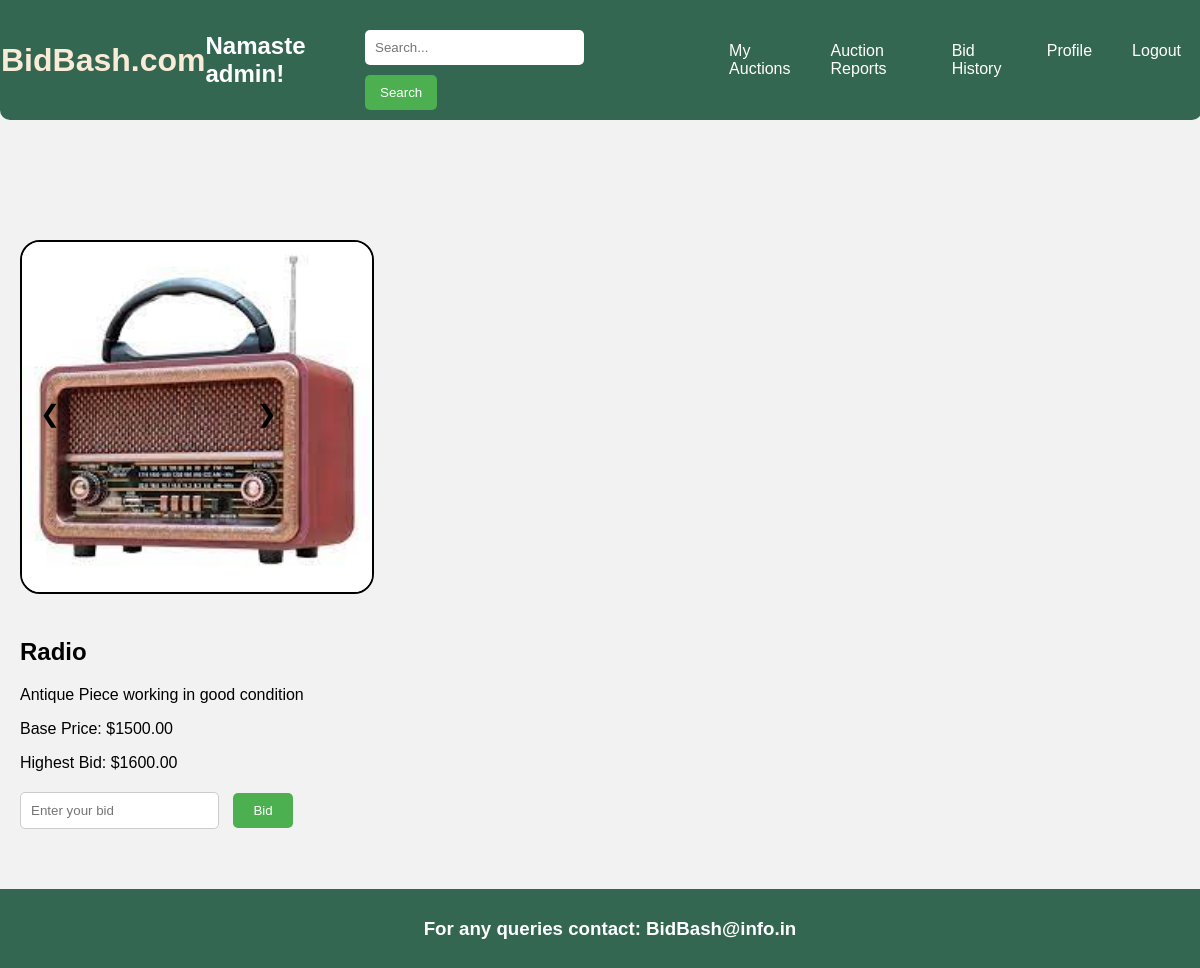
/item/10/ (signed in), run on an earlier commit of the app's database.
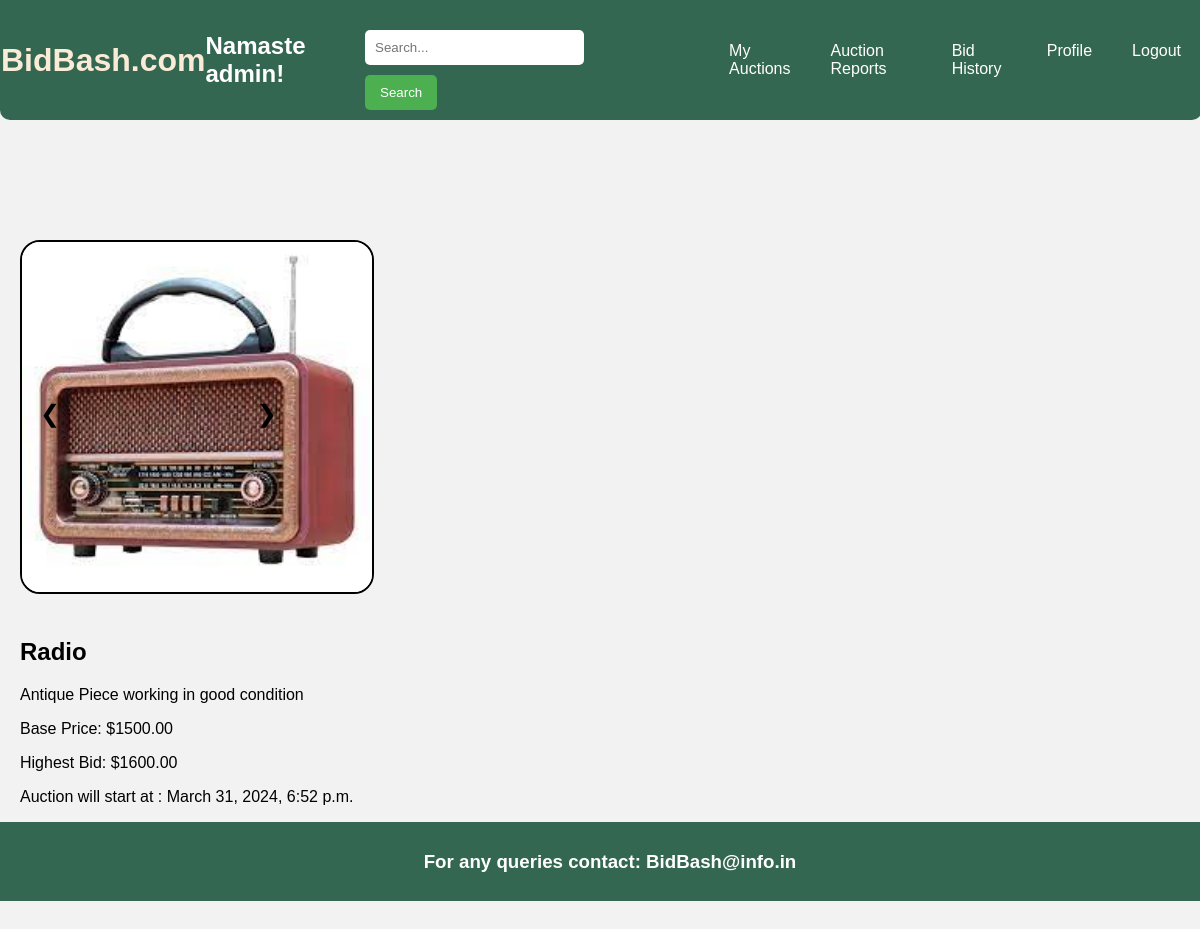
And on a later commit of the database.
### myapp/models.py (models this page shows, shortened)
class User(AbstractUser):
    contact_no = models.IntegerField(null=True)
    email = models.EmailField(max_length=254)
    first_name = models.CharField(max_length=30)
    last_name = models.CharField(max_length=30)

class Image(models.Model):
    item = models.ForeignKey(AuctionItem, on_delete=models.CASCADE)
    image = models.ImageField(upload_to='images/')

class AuctionItem(models.Model):
    name = models.CharField(max_length=100)
    description = models.TextField()
    category = models.CharField(max_length=100)
    seller = models.ForeignKey(User, on_delete=models.CASCADE)
    base_price = models.DecimalField(max_digits=10, decimal_places=2)
    start_time = models.DateTimeField()
    end_time = models.DateTimeField()
    highest_bid = models.DecimalField(max_digits=10, decimal_places=2, default=0)  # Set default value

### myapp/views.py (the view)
# urls.py: path('item/<int:item_id>/', views.item, name='item'),
def item(request, item_id):
    item = get_object_or_404(AuctionItem, pk=item_id)
    images = Image.objects.filter(item=item)
    current_time = timezone.now()
    return render(request, 'show.html', {'item': item, 'images': images, 'current_time': current_time})  # Pass images to the template

### templates/show.html (shortened to what this page needs)
{% extends 'base.html' %}
{% load static %}
{% block body %}
    {% if user.is_authenticated %}
                <div class="product-showcase">
                    <div class="product-images" style="position: relative; overflow: hidden;">
                        <div id="carousel" class="carousel" style="display: flex; transition: transform 10000s ease;">
                            {% for image in images %}
                            <div class="slide" style="flex: 0 0 auto; width: 100%;">
                                <img src="{{ image.image.url }}" alt="Product Image" class="carousel-image" style="max-width: 350px; height: auto; max-height: 470px; border-radius: 20px; border: 2px solid black;">
                            </div>
                            {% endfor %}
                            <button id="prevBtn" class="prev" onclick="moveSlide(-1)" style="position: absolute; top: 50%; left: 10px; transform: translateY(-50%); background-color: transparent; color: black; border: none; cursor: pointer; font-size: 24px; z-index: 1;">❮</button>
                            <button id="nextBtn" class="next" onclick="moveSlide(1)" style="position: absolute; top: 50%; right: 77%; transform: translateY(-50%); background-color: transparent; color: black; border: none; cursor: pointer; font-size: 24px; z-index: 1;">❯</button>
                        </div>
                    </div>
                    </div>
                    <div class="product-details">
                        <h2 class="product-name">{{ item.name }}</h2>
                        <p class="description">{{ item.description }}</p>
                        <p class="base-price">Base Price: ${{ item.base_price }}</p>
                        <p class="highest-bid">Highest Bid: ${{ item.highest_bid }}</p>
                        {% if current_time < item.start_time %}
                            <p>Auction will start at : {{ item.start_time }}</p>
                        {% else %}
                            {% if current_time > item.end_time %}
                                <p>Auction ended at : {{ item.end_time }}</p>
                            {% else %}
                                <div class="bid-form">
                                    <form method="post" action="{% url 'handle_bid' auction_id=item.id %}">
                                        <input type="number" name="bid_amount" placeholder="Enter your bid" required>
                                        <button type="submit">Bid</button>
                                    </form>
                                </div>
                            {% endif %}
                    </div>
                </div>
        {% endif %}
    {% else %}
        <script type="text/javascript">
            window.location.href = "{% url 'login' %}";
        </script>
    {% endif %}
{% endblock %}

### templates/base.html (shortened to what this page needs)
<!DOCTYPE html>
<html lang="en">
<head>
    {% load static %}
    <link rel="stylesheet" href="{% static 'styles.css' %}">
</head>
<body>
    <header>
        <a href="{% url 'home' %}" style="text-decoration:none; color: antiquewhite;"><h1>BidBash.com</h1></a>
        {% if user.is_authenticated %}
        <h2>Namaste {{ user.username }}!</h2>
        {% endif %}
        <div class="search-bar">
            <form action="{% url 'search_products' %}" method="GET">
                <input type="text" name="q" placeholder="Search...">
                <button type="submit">Search</button>
            </form>
        </div>
        <div class="menu">
            <a class="menu-icon" href="{% url 'my_auctions' %}">My Auctions</a>
            <a class="menu-icon" href="{% url 'auction_reports' %}">Auction Reports</a>
            <a class="menu-icon" href="{% url 'bid_history' %}">Bid History</a>
            <a class="menu-icon" href="{% url 'profile' %}">Profile</a>
            <a class="menu-icon" href="{% url 'logout' %}">Logout</a>
        </div>
    </header>
    <div class="content">
        {% block body %}
        {% endblock body %}
    </div>
    <footer>
        <h3>For any queries contact: BidBash@info.in</h3>
    </footer>
</body>
</html>

### static/styles.css (style rules this page uses)
body { font-family: Arial, sans-serif; margin: 0; padding: 0; background-color: #f2f2f2; min-height: 100vh; position: relative; }
header { background-color: #346751; color: #fff; border-radius: 0 0 10px 10px; padding: 10px 1px; display: flex; justify-content: space-between; align-items: center; position: fixed; top: 0; left: 0; width: 100%; z-index: 1000; }
.content { padding-top: 150px; padding-bottom: 60px; }
.search-bar { display: flex; width: 400px; }
.search-bar input[type="text"] { padding: 10px; width: 70%; border: none; border-radius: 5px; margin-right: 10px; }
.search-bar button { padding: 10px 15px; background-color: #4CAF50; color: white; border: none; border-radius: 5px; cursor: pointer; }
.menu { display: flex; }
.menu-icon { text-decoration: none; margin-left: 20px; margin-right: 20px; color: #fff; }
footer { position: absolute; bottom: 0; width: 100%; background-color: #346751; color: #fff; padding: 10px; text-align: center; }
.slide { min-width: 1520px; }
img { margin-top: 10px; width: 100%; height: 50%; border-radius: 20px; }
.prev, .next { position: absolute; top: 40%; transform: translateY(-50%); background-color: rgba(253, 253, 253, 0.5); color: white; border: 4px black; border-radius: 40%; cursor: pointer; padding: 10px; z-index: 1; }
.prev { left: 0; }
.next { right: 0; }
.product-name { font-weight: bold; }
.base-price { margin-top: 5px; }
.product-showcase { display: flex; margin-top: 60px; padding: 20px; }
.product-details { flex: 2; padding-left: 20px; }
.description { margin-top: 10px; }
.base-price, .highest-bid { margin-top: 10px; }
form { margin-top: 20px; }
input[type="email"], input[type="text"] { width: 100%; padding: 10px; margin-bottom: 10px; border: 1px solid #ccc; border-radius: 5px; }
button { padding: 10px 20px; background-color: #007bff; color: #fff; border: none; border-radius: 5px; cursor: pointer; }

What changed in the data, as far as the page shows it:
changed AuctionItem "Radio": start_time (not shown) → "March 31, 2024, 6:52 p.m."
Also different on the page:
text no longer shown: "Bid"
text now shown: "Auction will start at :"
